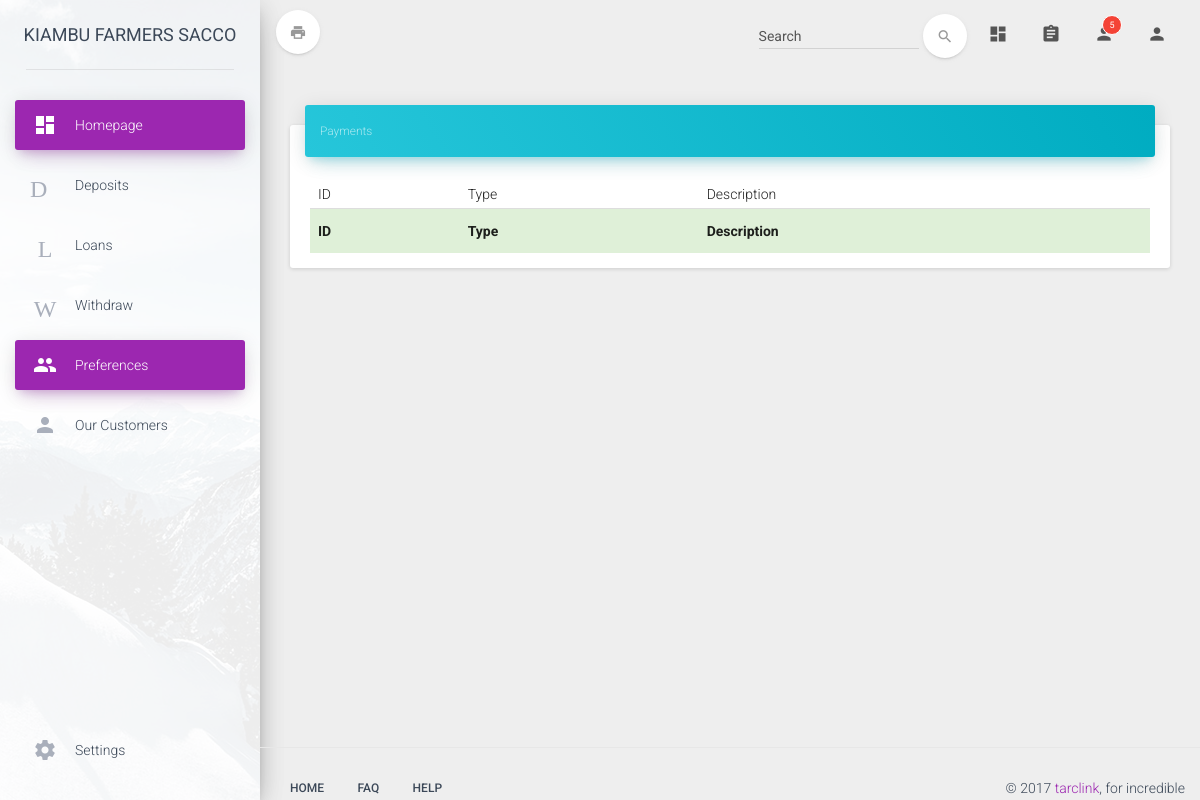
Page /admin/dep-type.php on the earlier database version.
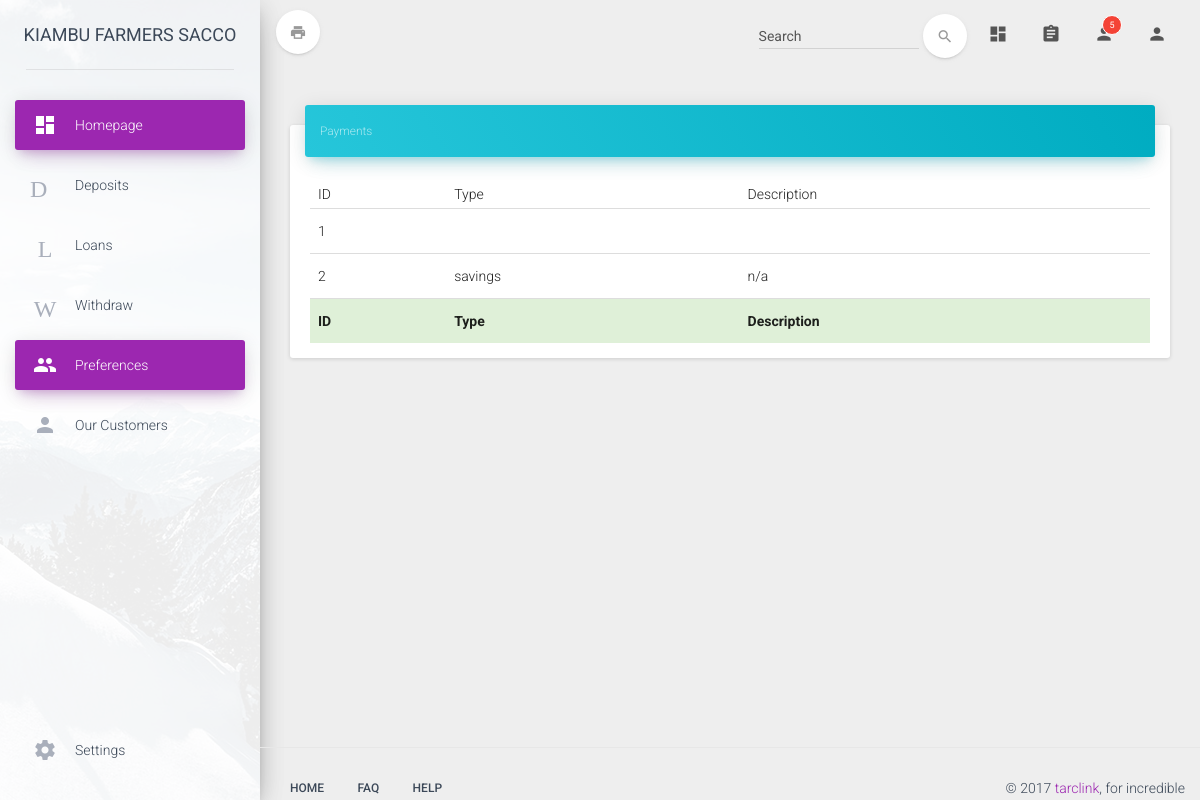
Same page on the later database version.
### tables this page shows
CREATE TABLE `Deposit_table` (
  `Deposit_id` int(20) NOT NULL,
  `Deposit_type` varchar(20) DEFAULT NULL,
  `Deposit_description` varchar(20) DEFAULT NULL
);

### admin/dep-type.php (the view)
<?php include "baseh.php";?>
<?php
include "../connection/db.php";
$result = mysqli_query($con, "SELECT * FROM Deposit_table ORDER BY Deposit_id ASC");
?>
    <div class="card">
        <div class="card-header" data-background-color="blue">
            <small i class="category">Payments </small>
        </div>
        <div class="card-content table-responsive">
            <table class="table" id="table1">
                <thead class="">
                <th>ID</th>
                <th>Type</th>
                <th>Description</th>
                </thead>
                <tbody>
                <?php
                while($res = mysqli_fetch_array($result)) {
                    echo "<tr class=''>";
                    echo "<td class=''>".$res['Deposit_id']."</td>";
                    echo "<td class=''>".$res['Deposit_type']."</td>";
                    echo "<td class=''>".$res['Deposit_description']."</td>";
                }
                ?>
                </tbody>
                <tfoot>
                <tr class="bg-success">
                    <th>ID</th>
                    <th>Type</th>
                    <th>Description</th>
                </tr>
                </tfoot>
            </table>
        </div>
    </div>
<?php include "basef.php";?>

Differences in the rows shown:
added deposit_table: Deposit_id "1"
added deposit_table: Deposit_id "2", Deposit_type "savings", Deposit_description "n/a"
